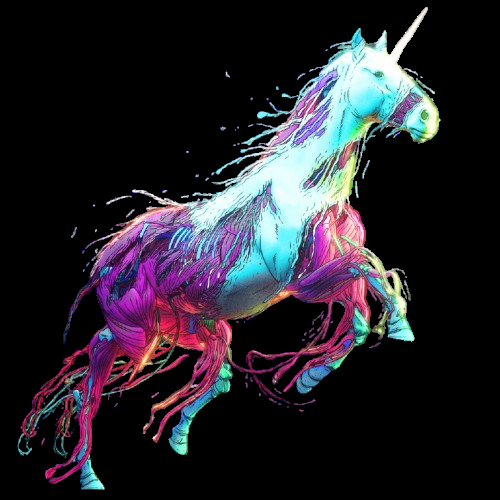
//> input picture 6_new_projects/data/unicorn.png, 500 x 500 px
$ ./main   (built with g++ and OpenCV 4)
//> lines starting //> are read from the running program, lines starting //| are printed output that depends on the picture; after the words box and inside, x2 and y2 are one past the last pixel; in counts of white or black regions, pixels touching at a corner belong together
### 6_new_projects/include/blocks.hpp
#ifndef BLOCKS_HEADER
#define BLOCKS_HEADER

#include <opencv4/opencv2/opencv.hpp>


//Live Video Block
class getVideo{
    private:
        cv::VideoCapture capture;
        bool isOpen;
    public:
        getVideo(int cam_idx=0);
        ~getVideo();
        cv::Mat getFrame();
        void release();
        bool isOpened();

};
//Light Detection Block
class lightDetector{
    private:
        int minVal , minArea , maxArea;
        cv::Scalar lowerBound , upperBound;
    public:
        lightDetector(int min_thresh=245 , int min_area =8500,int max_area= 10000);
        cv::Point get_bp(const cv::Mat &frame);
};
//Image Overlay Block
class imageOverlay{
    public:
        imageOverlay() = default;
        cv::Mat putImage(const cv::Mat &bg ,const cv::Mat &fg, cv::Point position, double scale=1.0 );
};
#endif

### 6_new_projects/src/blocks.cpp
#include "blocks.hpp"
#include <iostream>
#include <algorithm>
#include <vector>
using namespace std;

// block 1 : video capture

getVideo::getVideo(int cam_idx){
    isOpen = false;
    capture.open(cam_idx , cv::CAP_V4L2);
    if(!(capture.isOpened())){
        cout << "Error cannot open the camera";
        return;
    }
    capture.set(cv::CAP_PROP_FRAME_HEIGHT,480);
    capture.set(cv::CAP_PROP_FRAME_WIDTH,720);
    isOpen = true;
}
getVideo::~getVideo(){
    capture.release();
    isOpen = false;
}
cv::Mat getVideo::getFrame(){
    cv::Mat frame;
    if(isOpen == false){
        return cv::Mat();
    }
    bool status = capture.read(frame);
    if (status == false || frame.empty()){
        return cv::Mat();
    }
    return frame;
}
bool getVideo::isOpened(){
    return isOpen;
}
void getVideo::release(){
    if(capture.isOpened()){
        capture.release();
    }
    isOpen = false;
}

// block 2: light detection

lightDetector::lightDetector(int min_thresh, int min_area, int max_area){
//> further down, patronous is the input picture: 500 rows x 500 cols, CV_8UC3; mean B, G, R 43.1, 35.5, 38.5
    minVal = min_thresh;
    minArea = min_area;
    maxArea = max_area;
    lowerBound = cv::Scalar(0,0,minVal);
    upperBound = cv::Scalar(180,255,255);
}
cv::Point lightDetector::get_bp(const cv::Mat &frame ){
    if(frame.empty()){
        return cv::Point(-1,-1);
    }
    cv::Mat hsv_frame;
    cv::cvtColor(frame , hsv_frame, cv::COLOR_BGR2HSV);
//> hsv_frame: 500 rows x 500 cols, CV_8UC3; mean H, S, V 32.4, 33.9, 48.6
    cv::Mat mask;
    cv::inRange(hsv_frame , lowerBound ,upperBound , mask);
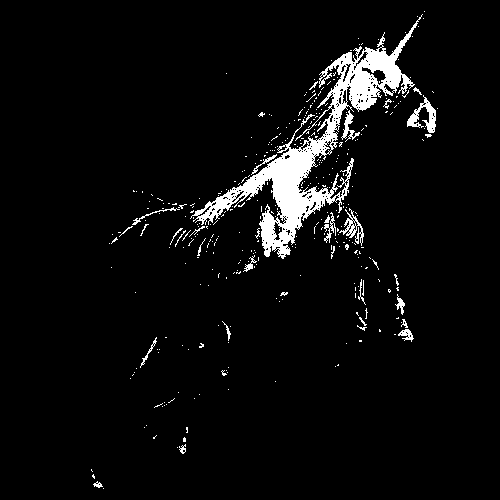
//> mask: 500 rows x 500 cols, CV_8UC1; 4.9% white; 364 white regions (333 under 20 px), largest, box (x1, y1, x2, y2) and area: (190, 14, 423, 259) 9239, (407, 95, 436, 133) 422, (339, 208, 364, 246) 280
    cv::Mat kernel = cv::getStructuringElement(cv::MORPH_ELLIPSE , cv::Size(5,5));
    cv::morphologyEx(mask,mask,cv::MORPH_OPEN , kernel);
    cv::morphologyEx(mask,mask,cv::MORPH_CLOSE , kernel);
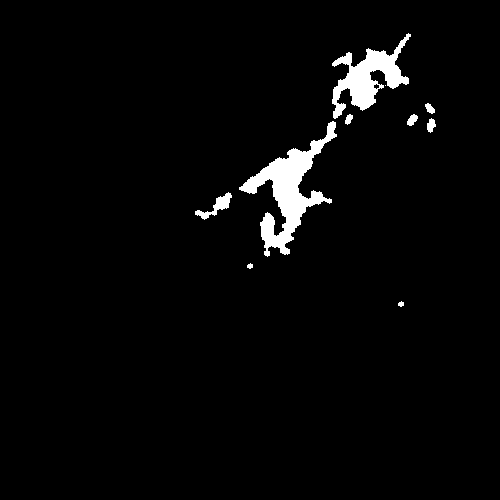
//> mask: 500 rows x 500 cols, CV_8UC1; 2.9% white; 10 white regions (1 under 20 px)
    vector<vector<cv::Point>> contours;
    vector<cv::Vec4i> heirarchy;
    cv::findContours(mask,contours,heirarchy,cv::RETR_EXTERNAL , cv::CHAIN_APPROX_SIMPLE);
//> contours = 10 contours, 3 with area under 20; largest, box (x1, y1, x2, y2) and area: (239, 121, 337, 257) 3618, (332, 33, 411, 119) 2370, (195, 192, 232, 220) 270, (427, 118, 436, 133) 71, (407, 114, 418, 126) 68, (425, 103, 435, 114) 54, (345, 114, 353, 125) 44
    vector<cv::Point> largest;
    double largest_area = -1.0;
    for (const auto &contour : contours){
        double area = cv::contourArea(contour);
        if(area >= minArea && area <= maxArea){
            if(area > largest_area){
                largest_area = area;
                largest = contour;
            }
        }
    }
//> this loop made 10 passes
//> area on passes 3, 4, 5, 6, 7, 8, 10: 270.5, 3618, 71, 68, 44.5, 53.5, 2369.5
//> after the loop, largest_area = -1
    //cout << "largest area = " << largest_area << emdl;
    if(!largest.empty()){
        cv::Moments m = cv::moments(largest);
        if(m.m00 != 0){
            int cx = static_cast<int>(m.m10/m.m00);
            int cy= static_cast<int>(m.m01/m.m00);
            return cv::Point(cx,cy);
        }
    }
    return cv::Point(-1,-1);
}

//block 3 : image overlaying

// [40 lines left out: function putImage, not called in this run]

### 6_new_projects/main.cpp
#include <iostream>
#include <opencv2/opencv.hpp>
#include "blocks.hpp"

using namespace std;

int main(){
    const int cam_idx = 0;
    const int hsv_thresh = 250;
    const int minArea = 9000;
    const int maxArea =15000;
    const double scale = 0.65;

    getVideo cam(cam_idx);
    if (!cam.isOpened()){
        cout << "error in opening camera , check id !" << endl;
        return -1;
    }
    lightDetector detector(hsv_thresh,minArea,maxArea);
    imageOverlay img;
    cv::Mat patronous = cv::imread("data/unicorn.png");
    if (patronous.empty()){
        cout << "error in opening patronus imagae !" << endl;
        return -1;
    }
    while(true){
        cv::Mat frame = cam.getFrame();
        if(frame.empty()){
            cout << "video not getting captured !" << endl;
            return -1;
        }
        cv::Point pos = detector.get_bp(frame);
//> pos = Point(-1, -1)
        if(pos.x != -1 && pos.y != -1){
            frame = img.putImage(frame , patronous , pos , scale);

        }
        cv::imshow("expecto patronous" , frame);
        if(cv::waitKey(1) == 'q'){
//> the 'q' key is pressed
            break;
        }
    }
    cam.release();
    cv::destroyAllWindows();
    return 0;
}
